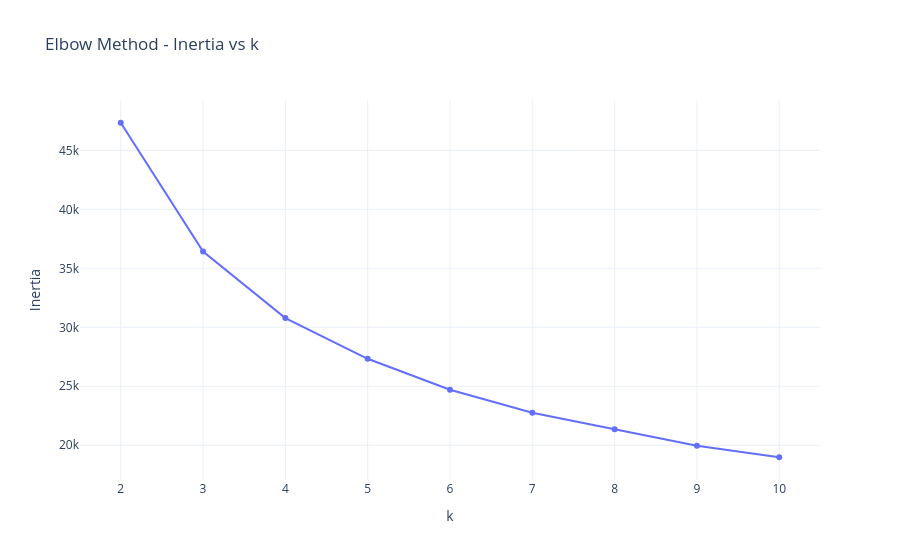

This figure's notebook cell:
### Code cell
# Elbow method
inertias = []
K_range = range(2, 11)
for k in K_range:
    km = KMeans(n_clusters=k, random_state=SEED, n_init=10)
    km.fit(X_scaled)
    inertias.append(km.inertia_)
fig = px.line(x=list(K_range), y=inertias, markers=True,
              labels={'x':'k','y':'Inertia'},
              title='Elbow Method - Inertia vs k', template=TEMPLATE)
fig.show()

### Figure 1 — Plotly figure (JSON) as saved in the notebook; plotly's stock layout.template omitted (floating-point values rounded to 4 significant figures)
{"data": [{"hovertemplate": "k=%{x}<br>Inertia=%{y}<extra></extra>", "legendgroup": "", "line": {"color": "#636efa", "dash": "solid"}, "marker": {"symbol": "circle"}, "mode": "lines+markers", "name": "", "orientation": "v", "showlegend": false, "type": "scatter", "x": [2, 3, 4, 5, 6, 7, 8, 9, 10], "xaxis": "x", "y": [47340.0, 36430.0, 30780.0, 27330.0, 24710.0, 22760.0, 21350.0, 19960.0, 18980.0], "yaxis": "y"}], "layout": {"legend": {"tracegroupgap": 0}, "title": {"text": "Elbow Method - Inertia vs k"}, "xaxis": {"anchor": "y", "domain": [0.0, 1.0], "title": {"text": "k"}}, "yaxis": {"anchor": "x", "domain": [0.0, 1.0], "title": {"text": "Inertia"}}}}
